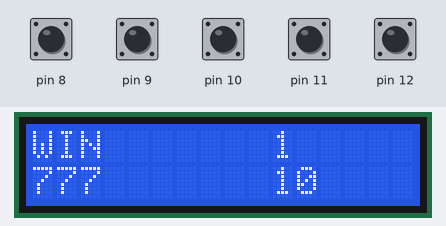
Bench run of a sketch on a simulated Arduino Uno, built with avr-gcc and run on an emulated ATmega328P. Shown: 16×2 character LCD. The test bench sets the inputs (shaded band); at power-on: pin 8–12 HIGH. Random numbers use the default seed unless the sketch sets one.

Above: at 1.2 s.
1.3 s: pin 8 pulled LOW for 0.15 s
At 2.2 s:
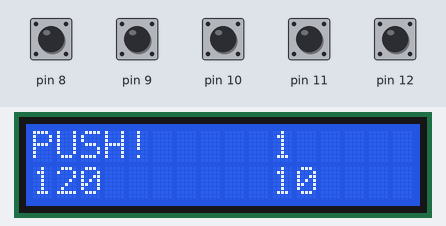
2.9 s: pin 9 pulled LOW for 0.15 s
At 4.4 s:
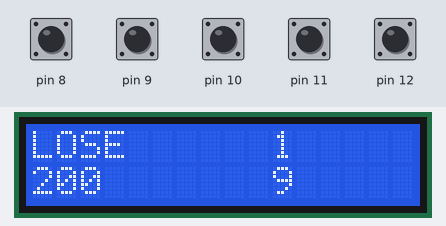
Timing chart, 0 to 5.9 s (numbered marks = the images above; inputs shaded):
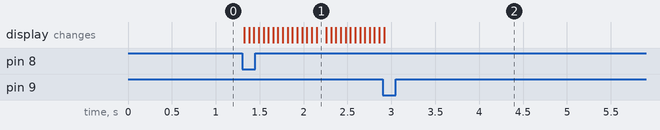

The sketch:

slot_machine.ino
```cpp
#include<LiquidCrystal.h>
LiquidCrystal lcd(19,18,17,16,15,14);
int money=10;
int pin;
int bet=1;
int Q=0;
char A[3][10]={"WIN","LOSE","Restart"};
int a=7,b=7,c=7;
int n_pin1=1,n_pin2=1;
int o_pin1=1,o_pin2=1;
void setup(){       ///LCD、SWの初期設定
  lcd.begin(16,2);
  lcd.clear();
  for(pin=8;pin<=12;pin++)
    pinMode(pin,INPUT_PULLUP);
}
void loop(){
  while(digitalRead(8)==1){  ///回転SWが押されるまで掛け金の設定のループ
    n_pin1=digitalRead(11);
    n_pin2=digitalRead(12);
    if(n_pin1==0 && o_pin1==1){
      if(bet>1)
      bet=bet-1;
    }
    if(n_pin2==0 && o_pin2==1){
      if(money>bet)
      bet=bet+1;
    }
    o_pin1=n_pin1;
    o_pin2=n_pin2;
    if(money<=0&&digitalRead(10)==0)
      money=10;

    lcd.clear();
    lcd.setCursor(0,0);
    lcd.print(A[Q]);
    lcd.setCursor(10,0);
    lcd.print(bet);
    lcd.setCursor(10,1);
    lcd.print(money);
    lcd.setCursor(0,1);
    lcd.print(a);
    lcd.setCursor(1,1);
    lcd.print(b);
    lcd.setCursor(2,1);
    lcd.print(c);
    delay(100);
  }
  while(digitalRead(9)==1){    ///StopSWが押されるまで回転させる
    a=rand()%3;
    b=rand()%3;
    c=rand()%3;
    lcd.clear();
    lcd.setCursor(0,0);
    lcd.print("PUSH!");
    lcd.setCursor(0,1);
    lcd.print(a);
    lcd.setCursor(1,1);
    lcd.print(b);
    lcd.setCursor(2,1);
    lcd.print(c);
    lcd.setCursor(10,0);
    lcd.print(bet);
    lcd.setCursor(10,1);
    lcd.print(money);
    delay(50);
  }
  money=money-bet;
  if(a==0&&b==0&&c==0){   ///「000」の場合の金額計算
    bet=bet*10;
    money=money+bet;
    bet=bet/10;
    Q=0;
  }
  else if(a==1&&b==1&&c==1){   ///「111」の場合の金額計算
    bet=bet*50;
    money=money+bet;
    bet=bet/50;
    Q=0;
  }
  else if(a==2&&b==2&&c==2){   ///「222」の場合の金額計算
    bet=bet*100;
    money=money+bet;
    bet=bet/100;
    Q=0;
  }
  else if(a==0&&b==1&&c==2){   ///「012」の場合の金額計算
    money=money+bet;
    Q=2;
  }
  else   ///はずれの場合の金額計算
    Q=1;
  lcd.clear();
  lcd.setCursor(0,0);   ///結果の表示
  lcd.print(A[Q]);
  lcd.setCursor(0,1);
  lcd.print(a);
  lcd.setCursor(1,1);
  lcd.print(b);
  lcd.setCursor(2,1);
  lcd.print(c);
  lcd.setCursor(10,0);
  lcd.print(bet);
  lcd.setCursor(10,1);
  lcd.print(money);
  delay(10);
  while(digitalRead(10)==1);   ///ResetSWが押されるまで結果を表示し続ける
  }
```

Measured:
- after the input at 1.3 s, the display: changes at once (image 1)
